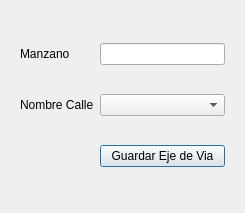
<?xml version="1.0" encoding="UTF-8"?>
<ui version="4.0">
 <class>Dialog</class>
 <widget class="QDialog" name="Dialog">
  <property name="geometry">
   <rect>
    <x>0</x>
    <y>0</y>
    <width>245</width>
    <height>213</height>
   </rect>
  </property>
  <property name="sizePolicy">
   <sizepolicy hsizetype="Fixed" vsizetype="Fixed">
    <horstretch>0</horstretch>
    <verstretch>0</verstretch>
   </sizepolicy>
  </property>
  <property name="windowTitle">
   <string>Dialog</string>
  </property>
  <layout class="QGridLayout" name="gridLayout_4">
   <item row="0" column="0" rowspan="2" colspan="2">
    <widget class="QWidget" name="gridWidget" native="true">
     <layout class="QGridLayout" name="gridLayout">
      <item row="0" column="1">
       <widget class="QLineEdit" name="lineEdit"/>
      </item>
      <item row="0" column="0">
       <widget class="QLabel" name="label_2">
        <property name="text">
         <string>Manzano</string>
        </property>
       </widget>
      </item>
      <item row="1" column="1">
       <widget class="QComboBox" name="comboBox"/>
      </item>
      <item row="1" column="0">
       <widget class="QLabel" name="label">
        <property name="text">
         <string>Nombre Calle</string>
        </property>
       </widget>
      </item>
      <item row="2" column="1">
       <widget class="QPushButton" name="pushButton">
        <property name="text">
         <string>Guardar Eje de Via</string>
        </property>
       </widget>
      </item>
     </layout>
    </widget>
   </item>
  </layout>
 </widget>
 <resources/>
 <connections/>
</ui>
